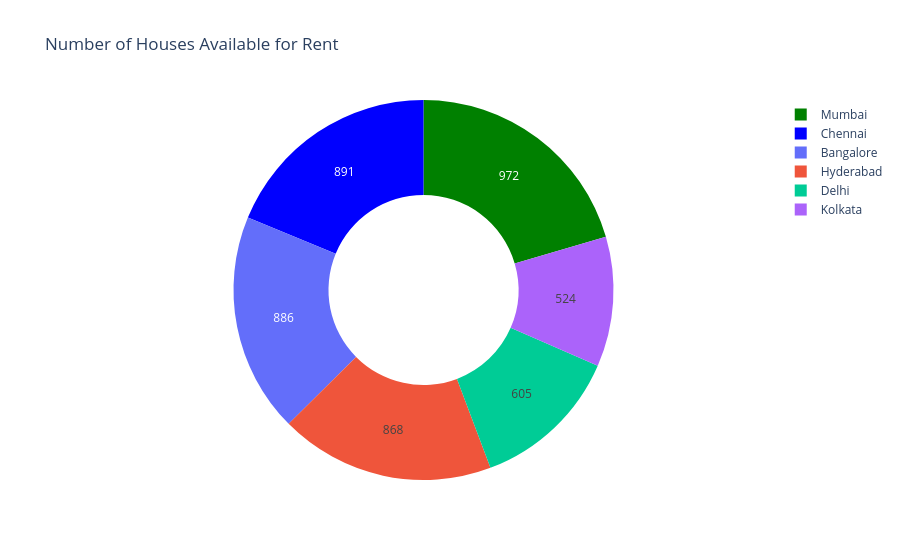

The notebook cell saved with this chart:
### Markdown cell above
Number of Houses available for Rent in different Cities

### Code cell
cities = rent_pred['City'].value_counts()
label = cities.index
counts = cities.values
colors = ['green', 'blue']

fig = go.Figure(data=[go.Pie(labels=label, values=counts, hole=0.5)])
fig.update_layout(title_text='Number of Houses Available for Rent')
fig.update_traces(hoverinfo='label+percent', textinfo='value', marker=dict(colors=colors))

fig.show()

### Figure 1 — Plotly figure (JSON) as saved in the notebook; plotly's stock layout.template omitted (floating-point values rounded to 4 significant figures)
{"data": [{"hole": 0.5, "hoverinfo": "label+percent", "labels": ["Mumbai", "Chennai", "Bangalore", "Hyderabad", "Delhi", "Kolkata"], "marker": {"colors": ["green", "blue"]}, "textinfo": "value", "type": "pie", "values": [972, 891, 886, 868, 605, 524]}], "layout": {"title": {"text": "Number of Houses Available for Rent"}}}
